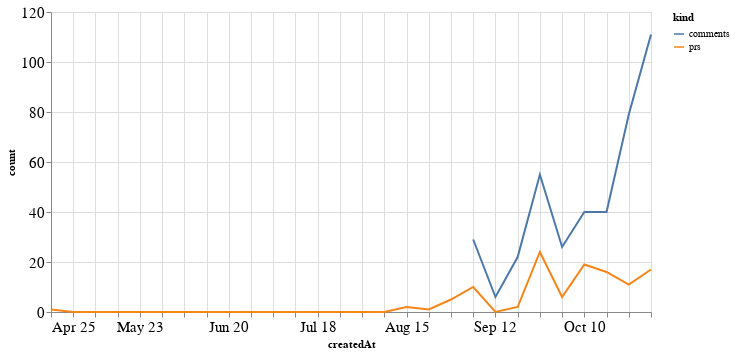

Write notebook code for a chart like this one.
### Code cell
alt.Chart(total_time, width=600).mark_line().encode(
    x='createdAt',
    y='count',
    color='kind'
)

### Figure 1 — Vega-Lite specification as saved in the notebook (floating-point values rounded to 4 significant figures)
{"config": {"axisLeft": {"labelFontSize": 15}, "axisBottom": {"labelFontSize": 15}}, "data": {"name": "data-c758609d45c92a35b66055b85bf0dbf4"}, "mark": "line", "encoding": {"color": {"type": "nominal", "field": "kind"}, "x": {"type": "temporal", "field": "createdAt"}, "y": {"type": "quantitative", "field": "count"}}, "width": 600, "$schema": "https://vega.github.io/schema/vega-lite/v4.8.1.json", "datasets": {"data-c758609d45c92a35b66055b85bf0dbf4": [{"createdAt": "2021-04-25T00:00:00", "kind": "prs", "count": 1.0}, {"createdAt": "2021-05-02T00:00:00", "kind": "prs", "count": 0.0}, {"createdAt": "2021-05-09T00:00:00", "kind": "prs", "count": 0.0}, {"createdAt": "2021-05-16T00:00:00", "kind": "prs", "count": 0.0}, {"createdAt": "2021-05-23T00:00:00", "kind": "prs", "count": 0.0}, {"createdAt": "2021-05-30T00:00:00", "kind": "prs", "count": 0.0}, {"createdAt": "2021-06-06T00:00:00", "kind": "prs", "count": 0.0}, {"createdAt": "2021-06-13T00:00:00", "kind": "prs", "count": 0.0}, {"createdAt": "2021-06-20T00:00:00", "kind": "prs", "count": 0.0}, {"createdAt": "2021-06-27T00:00:00", "kind": "prs", "count": 0.0}, {"createdAt": "2021-07-04T00:00:00", "kind": "prs", "count": 0.0}, {"createdAt": "2021-07-11T00:00:00", "kind": "prs", "count": 0.0}, {"createdAt": "2021-07-18T00:00:00", "kind": "prs", "count": 0.0}, {"createdAt": "2021-07-25T00:00:00", "kind": "prs", "count": 0.0}, {"createdAt": "2021-08-01T00:00:00", "kind": "prs", "count": 0.0}, {"createdAt": "2021-08-08T00:00:00", "kind": "prs", "count": 0.0}, {"createdAt": "2021-08-15T00:00:00", "kind": "prs", "count": 2.0}, {"createdAt": "2021-08-22T00:00:00", "kind": "prs", "count": 1.0}, {"createdAt": "2021-08-29T00:00:00", "kind": "prs", "count": 5.0}, {"createdAt": "2021-09-05T00:00:00", "kind": "prs", "count": 10.0}, {"createdAt": "2021-09-12T00:00:00", "kind": "prs", "count": 0.0}, {"createdAt": "2021-09-19T00:00:00", "kind": "prs", "count": 2.0}, {"createdAt": "2021-09-26T00:00:00", "kind": "prs", "count": 24.0}, {"createdAt": "2021-10-03T00:00:00", "kind": "prs", "count": 6.0}, {"createdAt": "2021-10-10T00:00:00", "kind": "prs", "count": 19.0}, {"createdAt": "2021-10-17T00:00:00", "kind": "prs", "count": 16.0}, {"createdAt": "2021-10-24T00:00:00", "kind": "prs", "count": 11.0}, {"createdAt": "2021-10-31T00:00:00", "kind": "prs", "count": 17.0}, {"createdAt": "2021-04-25T00:00:00", "kind": "comments", "count": null}, {"createdAt": "2021-05-02T00:00:00", "kind": "comments", "count": null}, {"createdAt": "2021-05-09T00:00:00", "kind": "comments", "count": null}, {"createdAt": "2021-05-16T00:00:00", "kind": "comments", "count": null}, {"createdAt": "2021-05-23T00:00:00", "kind": "comments", "count": null}, {"createdAt": "2021-05-30T00:00:00", "kind": "comments", "count": null}, {"createdAt": "2021-06-06T00:00:00", "kind": "comments", "count": null}, {"createdAt": "2021-06-13T00:00:00", "kind": "comments", "count": null}, {"createdAt": "2021-06-20T00:00:00", "kind": "comments", "count": null}, {"createdAt": "2021-06-27T00:00:00", "kind": "comments", "count": null}, {"createdAt": "2021-07-04T00:00:00", "kind": "comments", "count": null}, {"createdAt": "2021-07-11T00:00:00", "kind": "comments", "count": null}, {"createdAt": "2021-07-18T00:00:00", "kind": "comments", "count": null}, {"createdAt": "2021-07-25T00:00:00", "kind": "comments", "count": null}, {"createdAt": "2021-08-01T00:00:00", "kind": "comments", "count": null}, {"createdAt": "2021-08-08T00:00:00", "kind": "comments", "count": null}, {"createdAt": "2021-08-15T00:00:00", "kind": "comments", "count": null}, {"createdAt": "2021-08-22T00:00:00", "kind": "comments", "count": null}, {"createdAt": "2021-08-29T00:00:00", "kind": "comments", "count": null}, {"createdAt": "2021-09-05T00:00:00", "kind": "comments", "count": 29.0}, {"createdAt": "2021-09-12T00:00:00", "kind": "comments", "count": 6.0}, {"createdAt": "2021-09-19T00:00:00", "kind": "comments", "count": 22.0}, {"createdAt": "2021-09-26T00:00:00", "kind": "comments", "count": 55.0}, {"createdAt": "2021-10-03T00:00:00", "kind": "comments", "count": 26.0}, {"createdAt": "2021-10-10T00:00:00", "kind": "comments", "count": 40.0}, {"createdAt": "2021-10-17T00:00:00", "kind": "comments", "count": 40.0}, {"createdAt": "2021-10-24T00:00:00", "kind": "comments", "count": 79.0}, {"createdAt": "2021-10-31T00:00:00", "kind": "comments", "count": 111.0}]}}
